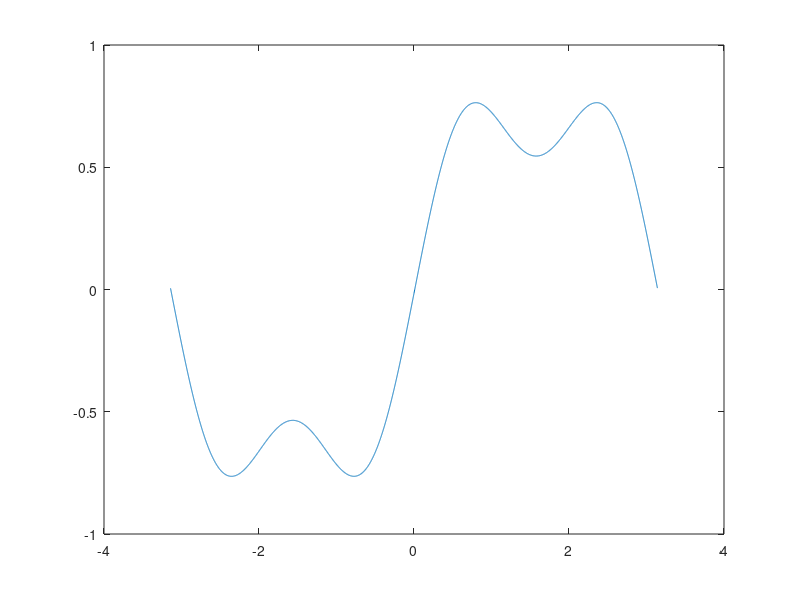

Write the MATLAB code that produced this figure.
%%% geometria
clear all 

x=-1:.01:1;

f=2*x.^2+2*x.*sqrt(1-x.^2)+2*(1-x.^2);

[a M]=max(f)
[b m]=min(f)

%%% calculo de CM  MV=N  funciones poinomicas
M= [ 1 -1;1 0 ;1 1; 1 2; 1 3]; N=[3; 0;-2;2 ; -4];
MM=M'*M;
V=(MM)^(-1)*(M'*N);
x=[-1; 0; 1;2;3];
xx = -3:.1:3;
r=V(1)+xx.*V(2);
[u S V]=svd(M);
[Q R]=qr(M);
plot(x,N,'o',xx,r)


%%% Cuadrados minimos funcionales
X=[-pi:.001:0 .01:.001:pi];
Y=[-1*ones(1,3150) ones(1,3124)];X=X';
size(X)
size(Y)
A1=sin(X);A2=cos(X);A3=sin(2.*X);A4=cos(2.*X);A5=sin(3.*X);A6=cos(3.*X);
A=1/2*pi*horzcat(A1,A2,A3,A4,A5,A6);
P=A'*A;
B=P\A'*Y';
y=B(1).*sin(X)+B(2).*cos(X)+B(3).*sin(2.*X)+B(4).*cos(2.*X)+B(5).*sin(3.*X)+B(6).*cos(3.*X);
plot(X,y)
